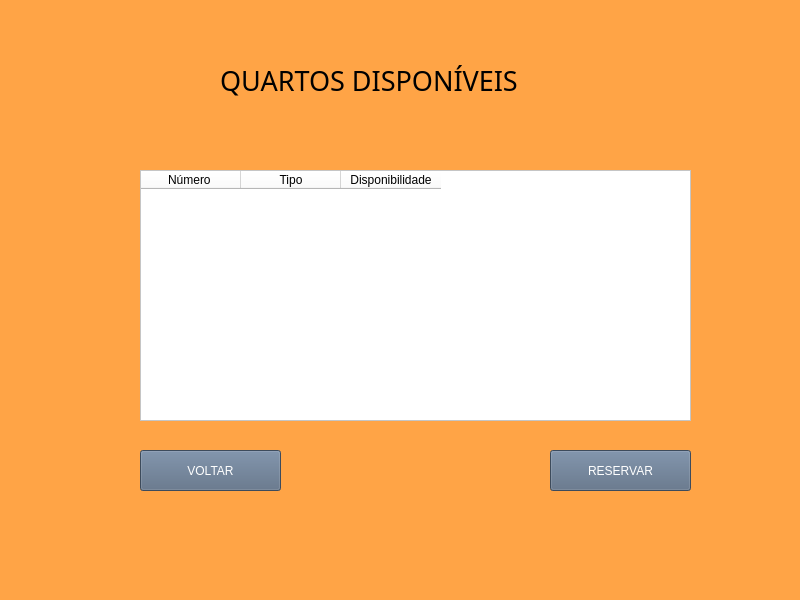
<?xml version="1.0" encoding="UTF-8"?>
<ui version="4.0">
 <class>MainWindow</class>
 <widget class="QMainWindow" name="MainWindow">
  <property name="geometry">
   <rect>
    <x>0</x>
    <y>0</y>
    <width>800</width>
    <height>600</height>
   </rect>
  </property>
  <property name="font">
   <font>
    <pointsize>13</pointsize>
   </font>
  </property>
  <property name="windowTitle">
   <string>MainWindow</string>
  </property>
  <property name="styleSheet">
   <string notr="true">background-color: rgb(255, 164, 70);</string>
  </property>
  <widget class="QWidget" name="centralwidget">
   <widget class="QLabel" name="label">
    <property name="geometry">
     <rect>
      <x>220</x>
      <y>60</y>
      <width>401</width>
      <height>41</height>
     </rect>
    </property>
    <property name="font">
     <font>
      <family>MV Boli</family>
      <pointsize>20</pointsize>
      <weight>50</weight>
      <italic>false</italic>
      <bold>false</bold>
     </font>
    </property>
    <property name="styleSheet">
     <string notr="true">font: 20pt &quot;MV Boli&quot;;
</string>
    </property>
    <property name="text">
     <string>QUARTOS DISPONÍVEIS</string>
    </property>
   </widget>
   <widget class="QPushButton" name="pushButton">
    <property name="geometry">
     <rect>
      <x>140</x>
      <y>450</y>
      <width>141</width>
      <height>41</height>
     </rect>
    </property>
    <property name="styleSheet">
     <string notr="true">background-color: rgb(86, 105, 129);
font: 10pt &quot;MS Shell Dlg 2&quot;;
color: rgb(255, 255, 255);</string>
    </property>
    <property name="text">
     <string>VOLTAR</string>
    </property>
   </widget>
   <widget class="QPushButton" name="pushButton_2">
    <property name="geometry">
     <rect>
      <x>550</x>
      <y>450</y>
      <width>141</width>
      <height>41</height>
     </rect>
    </property>
    <property name="styleSheet">
     <string notr="true">background-color: rgb(86, 105, 129);
font: 10pt &quot;MS Shell Dlg 2&quot;;
color: rgb(255, 255, 255);</string>
    </property>
    <property name="text">
     <string>RESERVAR</string>
    </property>
   </widget>
   <widget class="QTableWidget" name="tableWidget">
    <property name="geometry">
     <rect>
      <x>140</x>
      <y>170</y>
      <width>551</width>
      <height>251</height>
     </rect>
    </property>
    <property name="styleSheet">
     <string notr="true">background-color: rgb(255, 255, 255);</string>
    </property>
    <column>
     <property name="text">
      <string>Número </string>
     </property>
    </column>
    <column>
     <property name="text">
      <string>Tipo</string>
     </property>
    </column>
    <column>
     <property name="text">
      <string>Disponibilidade</string>
     </property>
    </column>
   </widget>
  </widget>
  <widget class="QMenuBar" name="menubar">
   <property name="geometry">
    <rect>
     <x>0</x>
     <y>0</y>
     <width>800</width>
     <height>26</height>
    </rect>
   </property>
  </widget>
  <widget class="QStatusBar" name="statusbar"/>
 </widget>
 <resources/>
 <connections/>
</ui>
